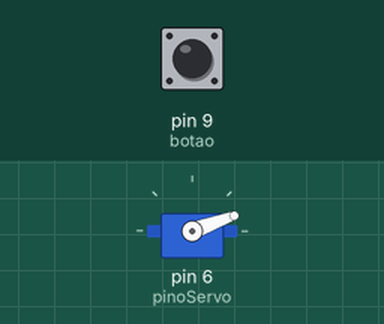
Simulated run of this sketch. Board: Arduino Uno, built with avr-gcc and run on an emulated ATmega328P. On the bench: servo. The inputs (shaded band) are chosen by the test bench; at power-on: pin 9 (botao) HIGH.

Above: at 1.7 s.
1.8 s: pin 9 (botao) pulled LOW for 3.2 s
At 1.95 s:
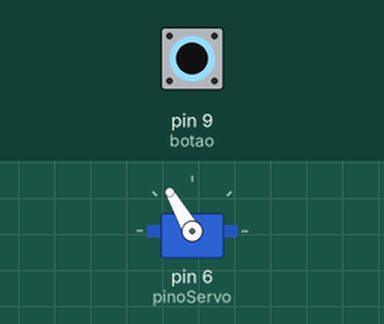
Timing chart, 0 to 6.6 s (numbered marks = the images above; inputs shaded):
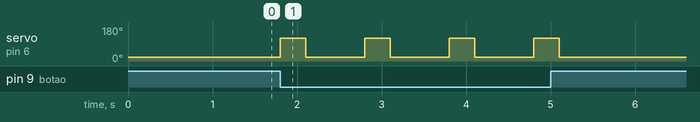

The sketch:

Lancador_de_Racao.ino
```cpp
#include <Servo.h>

Servo lancador;

const int botao = 9;
const int pinoServo = 6;

const int posicaoInicial = 20;
const int posicaoLancamento = 120;

void setup() {

  pinMode(botao, INPUT_PULLUP);

  lancador.attach(pinoServo);

  // Posição inicial
  lancador.write(posicaoInicial);

  delay(500);
}

void loop() {

  // Botão pressionado
  if (digitalRead(botao) == LOW) {

    // Movimento para lançar a ração
    lancador.write(posicaoLancamento);

    delay(300);

    // Retorna para a posição inicial
    lancador.write(posicaoInicial);

    delay(700);
  }
}
```

Measured:
- after the input at 1.8 s, servo on pin 6 (pinoServo): alternates 120° for 0.30 s and 20° for 0.70 s, 8 changes in all, then stays 20°, starting at once
